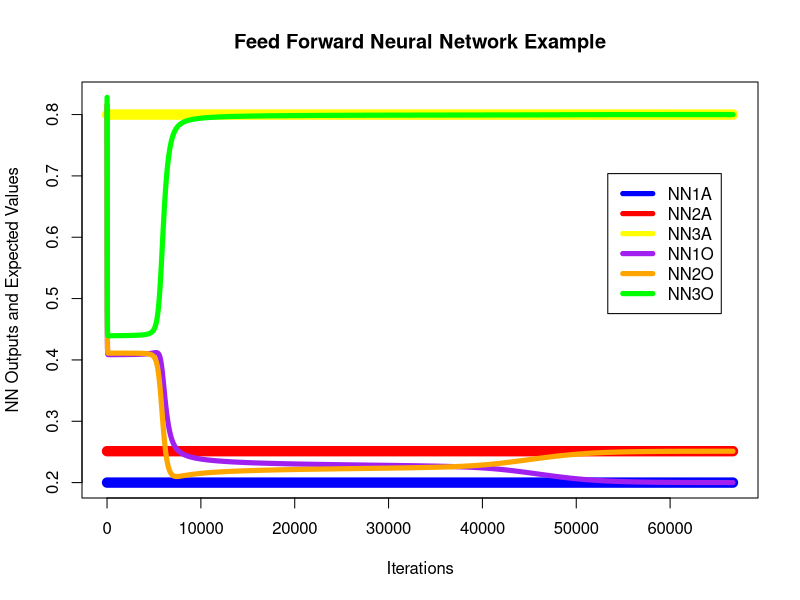
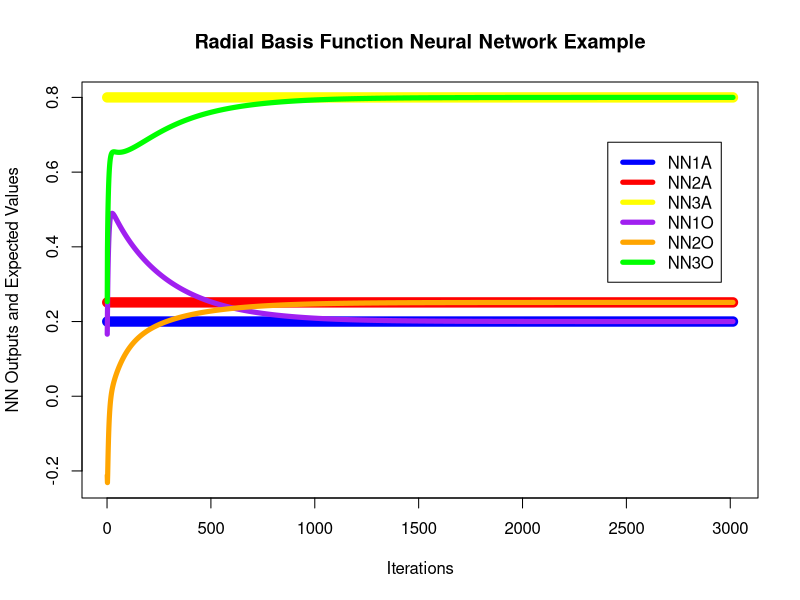

Recreate these plots in R, in order.
FFNN = read.csv("FFNN.csv")
RBFN = read.csv("RBFNN.csv")

pdf("FFNN.pdf")
plot(range((0:dim(FFNN)[1])), range(FFNN), type="n", ylab="NN Outputs and Expected Values", xlab="Iterations", main="Feed Forward Neural Network Example")
lines(FFNN$NN1.Answer, type="l", lwd=10, col='blue')
lines(FFNN$NN2.Answer, type="l", lwd=10, col='red')
lines(FFNN$NN3.Answer, type="l", lwd=10, col='yellow')
lines(FFNN$NN1.Output, type="l", lwd=5, col='purple') 
lines(FFNN$NN2.Output, type="l", lwd=5, col='orange') 
lines(FFNN$NN3.Output, type="l", lwd=5, col='green') 
legend(0.8*dim(FFNN)[1],0.85*range(FFNN)[2],c('NN1A','NN2A','NN3A','NN1O','NN2O','NN3O'),col=c('blue','red','yellow','purple','orange','green'),lwd=5)
dev.off()

pdf("RBFN.pdf")
plot(range((0:dim(RBFN)[1])), range(RBFN), type="n", ylab="NN Outputs and Expected Values", xlab="Iterations", main="Radial Basis Function Neural Network Example")
lines(RBFN$NN1.Answer, type="l", lwd=10, col='blue')
lines(RBFN$NN2.Answer, type="l", lwd=10, col='red')
lines(RBFN$NN3.Answer, type="l", lwd=10, col='yellow')
lines(RBFN$NN1.Output, type="l", lwd=5, col='purple') 
lines(RBFN$NN2.Output, type="l", lwd=5, col='orange') 
lines(RBFN$NN3.Output, type="l", lwd=5, col='green') 
legend(0.8*dim(RBFN)[1],0.85*range(RBFN)[2],c('NN1A','NN2A','NN3A','NN1O','NN2O','NN3O'),col=c('blue','red','yellow','purple','orange','green'),lwd=5)
dev.off()
